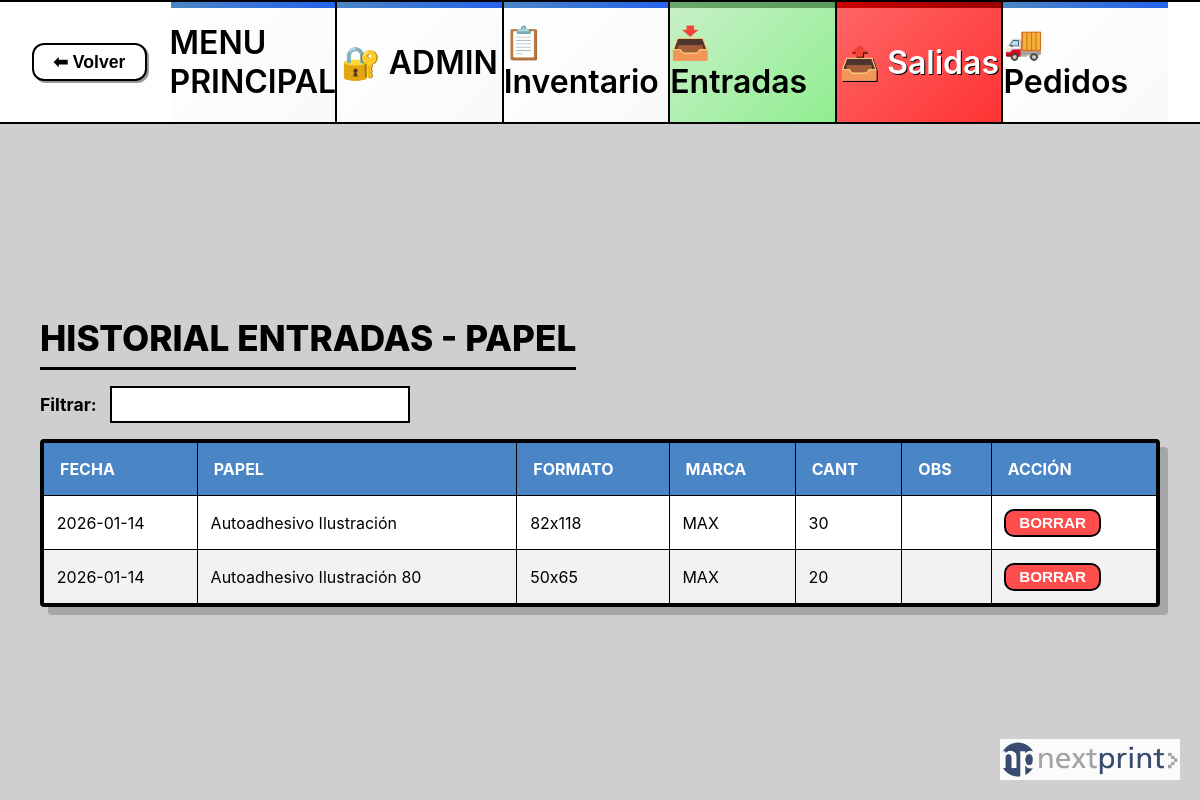
/papel/entradas/historial (signed in), run on an earlier commit of the app's database.
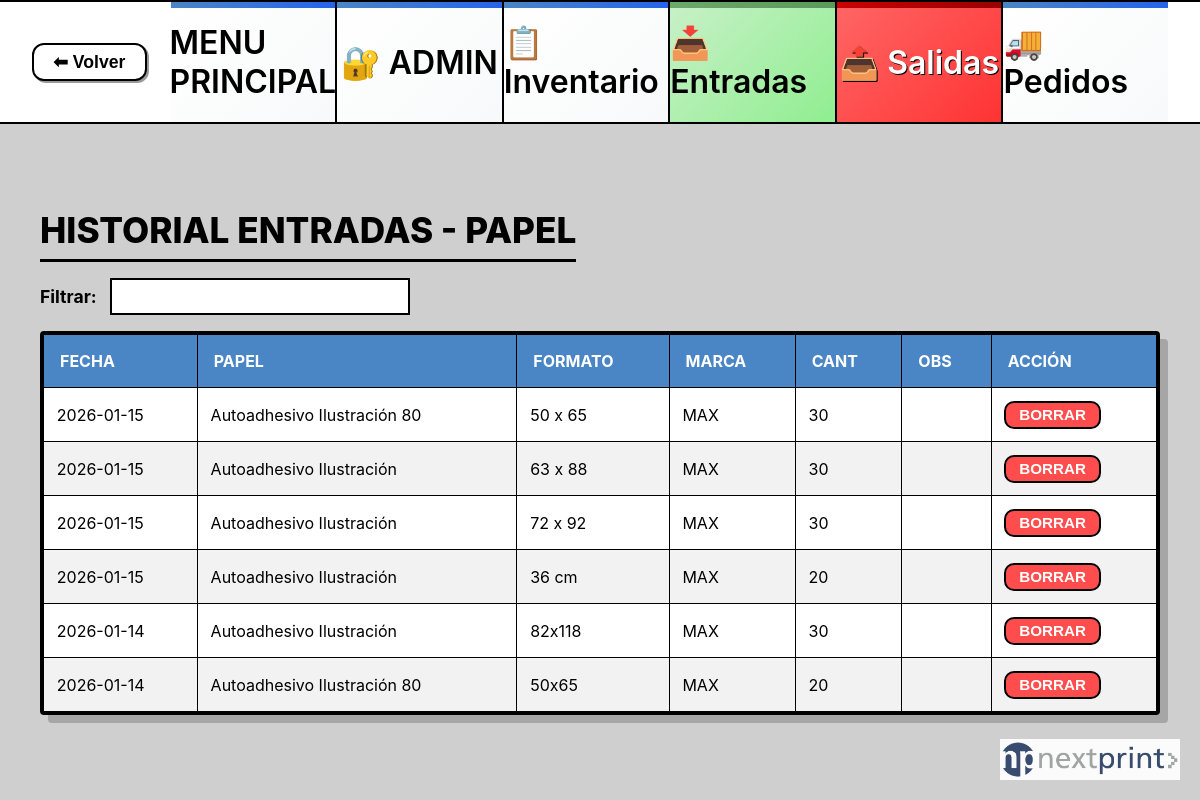
And on a later commit of the database.
### tables this page shows
CREATE TABLE papel_entradas (
    id INTEGER PRIMARY KEY AUTOINCREMENT,
    fecha TEXT NOT NULL,
    tipo_papel TEXT NOT NULL,
    gramaje TEXT NOT NULL,
    formato TEXT NOT NULL,
    proveedor TEXT NOT NULL,
    marca TEXT NOT NULL,
    cantidad INTEGER NOT NULL,
    observaciones TEXT
);

### app.py (the view)
@app.route("/papel/entradas/historial")
def papel_entradas_historial():
    conn = get_conn()
    registros = conn.execute("SELECT * FROM papel_entradas ORDER BY id DESC").fetchall()
    conn.close()
    return render_template("base.html", vista="papel_entradas_historial", modo="papel", registros=registros)

### app.py (called while the page is built)
def get_db_connection():
    conn = sqlite3.connect(DB_PATH) # <-- Usamos la variable que calculamos arriba
    conn.row_factory = sqlite3.Row
    return conn

@app.before_request
def requerir_login():
    rutas_publicas = ['login', 'static']
    if request.endpoint == 'static' or request.endpoint == 'login':
        return
    if not session.get("app_authorized"):
        return redirect(url_for("login"))

### templates/base.html (shortened to what this page needs)
<!DOCTYPE html>
<html lang="es">
<head>
    <link rel="stylesheet" href="{{ url_for('static', filename='styles.css') }}?v=2">
</head>
<body>
    {% if vista != 'login_global' %}
    <header class="top-bar">
        <div class="header-inner">
            <button type="button" class="btn-volver" onclick="window.history.back()">
                <span>⬅ Volver</span>
            </button>
            {% set is_papel = (modo == 'papel') %}
            {% set is_menu = (vista == 'menu') %}
            <nav class="menu-principal">
                <a href="{{ url_for('menu_principal') }}" class="menu-item">
                    MENU PRINCIPAL
                </a>
                {% if is_menu %}
                <div style="padding: 20px; color: #47626d; text-align: center; font-size: 13px;">
                    Seleccione una opción <br> del panel principal
                </div>
                {% elif is_papel %}
                <a href="{{ url_for('papel_admin') }}" class="menu-item">🔐 ADMIN</a>
                <a href="{{ url_for('papel_inventario') }}" class="menu-item">📋 Inventario</a>
                <a href="{{ url_for('papel_entradas') }}" class="menu-item entradas">📥 Entradas</a>
                <a href="{{ url_for('papel_salidas') }}" class="menu-item salidas">📤 Salidas</a>
                <a href="{{ url_for('papel_pedidos') }}" class="menu-item">🚚 Pedidos</a>
                {% endif %}
            </nav>
        </div>
    </header>
    {% endif %}
    <main class="contenido {% if vista == 'menu' %}contenido-menu{% else %}contenido-app{% endif %}">
        {% if vista == "login_global" %}
        <div class="login-container">
            <form class="login-form" method="POST" action="{{ url_for('login') }}">
                <h2 class="login-title">Bienvenido</h2>
                {% if error %}
                <div class="login-error">{{ error }}</div>
                {% endif %}
                <div class="form-group-login">
                    <label for="usuario">Usuario</label>
                    <input type="text" name="usuario" id="usuario" required autofocus placeholder="Ingresá tu usuario">
                </div>
                <div class="form-group-login">
                    <label for="contrasena">Contraseña</label>
                    <input type="password" name="contrasena" id="contrasena" required placeholder="••••••••">
                </div>
                <div class="chk-container">
                    <input type="checkbox" name="recordar" id="recordar">
                    <label for="recordar">Recordar mi dispositivo</label>
                </div>
                <button type="submit" class="btn-login-submit">Ingresar</button>
                <div class="login-footer">
                    © 2026 Nextprint Stock
                </div>
            </form>
        </div>
            {% elif vista == "papel_entradas_historial" %}
            <section class="historial">
                <h1 class="historial-titulo">Historial Entradas - Papel</h1>
                <div class="historial-filtro"><label>Filtrar:</label><input id="filtro-papel-ent" type="text"></div>
                <div class="historial-tabla-wrapper">
                    <table class="historial-tabla" id="tabla-papel-ent">
                        <thead>
                            <tr>
                                <th>Fecha</th>
                                <th>Papel</th>
                                <th>Formato</th>
                                <th>Marca</th>
                                <th>Cant</th>
                                <th>Obs</th>
                                <th>ACCIÓN</th>
                            </tr>
                        </thead>
                        <tbody>
                            {% for r in registros %}
                            <tr>
                                <td>{{ r['fecha'] }}</td>
                                <td>{{ r['tipo_papel'] }}</td>
                                <td>{{ r['formato'] }}</td>
                                <td>{{ r['marca'] }}</td>
                                <td>{{ r['cantidad'] }}</td>
                                <td>{{ r['observaciones'] }}</td>
                                <td>
                                    <button class="btn-borrar btn-borrar-papel" data-id="{{ r['id'] }}"
                                        data-tipo="entrada">BORRAR</button>
                                </td>
                            </tr>
                            {% endfor %}
                        </tbody>
                    </table>
                </div>
            </section>
            {% endif %}
    </main>
    {% if vista != 'login_global' %}
    <img src="{{ url_for('static', filename='img/logo-nextprint.png') }}" alt="Nextprint" class="logo-fixed">
    {% endif %}
</body>
</html>

What changed in the data, as far as the page shows it:
added papel_entradas: fecha "2026-01-15", tipo_papel "Autoadhesivo Ilustración 80", formato "50 x 65", marca "MAX", cantidad "30"
added papel_entradas: fecha "2026-01-15", tipo_papel "Autoadhesivo Ilustración", formato "63 x 88", marca "MAX", cantidad "30"
added papel_entradas: fecha "2026-01-15", tipo_papel "Autoadhesivo Ilustración", formato "72 x 92", marca "MAX", cantidad "30"
added papel_entradas: fecha "2026-01-15", tipo_papel "Autoadhesivo Ilustración", formato "36 cm", marca "MAX", cantidad "20"
